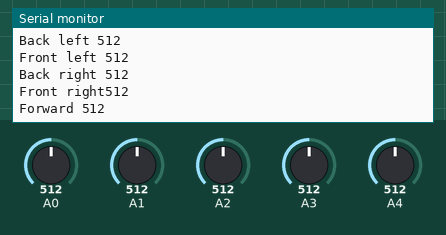
Recording of a sketch running on a simulated Arduino Uno, built with avr-gcc and run on an emulated ATmega328P. Parts: the last lines printed to the serial monitor. The test bench sets the inputs (shaded band); at power-on: A0 = 512, A1 = 512, A2 = 512, A3 = 512, A4 = 512.

Above: at 2.8 s.
2.9 s: A0 set to 716
5.6 s: A1 set to 716
8.3 s: A2 set to 716
At 10.8 s:
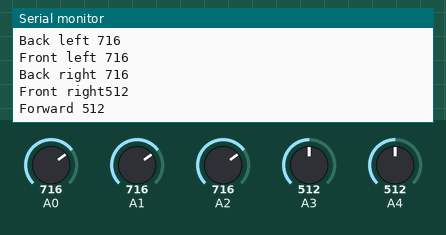
11.0 s: A3 set to 716
At 13.2 s:
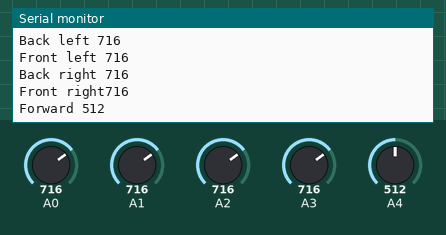
13.7 s: A4 set to 716
At 15.1 s:
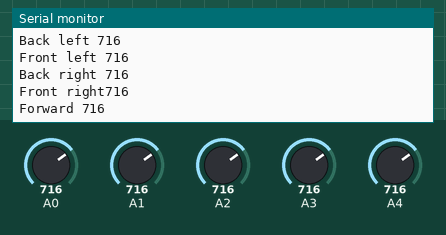
16.4 s: A0 set to 992
Timing chart, 0 to 19.4 s (numbered marks = the images above; inputs shaded):
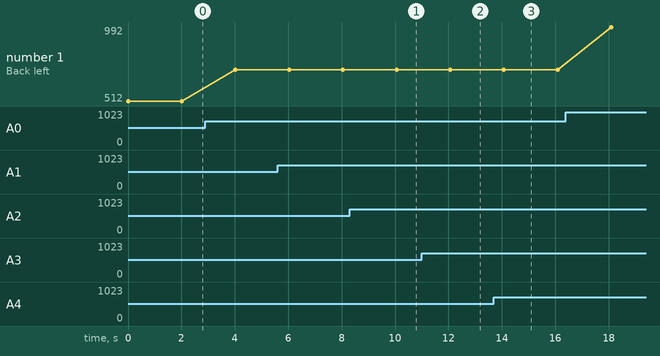

The sketch:

irSensor.ino
```cpp
void setup() {
  pinMode((A0), INPUT); // back left
  pinMode((A1), INPUT); // front left
  pinMode((A2), INPUT); // back right
  pinMode((A3), INPUT); // front right
  pinMode((A4), INPUT); // forward
  Serial.begin(9600);
}

void loop() {
    Serial.print("Back left ");
    Serial.println(analogRead(A0));
    Serial.print("Front left ");
    Serial.println(analogRead(A1));
    Serial.print("Back right ");
    Serial.println(analogRead(A2));
    Serial.print("Front right");
    Serial.println(analogRead(A3));
    Serial.print("Forward ");
    Serial.println(analogRead(A4));
    delay (500*4);
// put your main code here, to run repeatedly:
}
```

Measured:
- after the input at 8.3 s, the serial monitor: prints a new line after 1.8 s (image 1)
- after the input at 11.0 s, the serial monitor: prints a new line after 1.1 s (image 2)
- after the input at 13.7 s, the serial monitor: prints a new line after 0.45 s (image 3)
- plotted number 1: 512 → 716 after the input at 2.9 s, 716 → 992 after the input at 16.4 s
